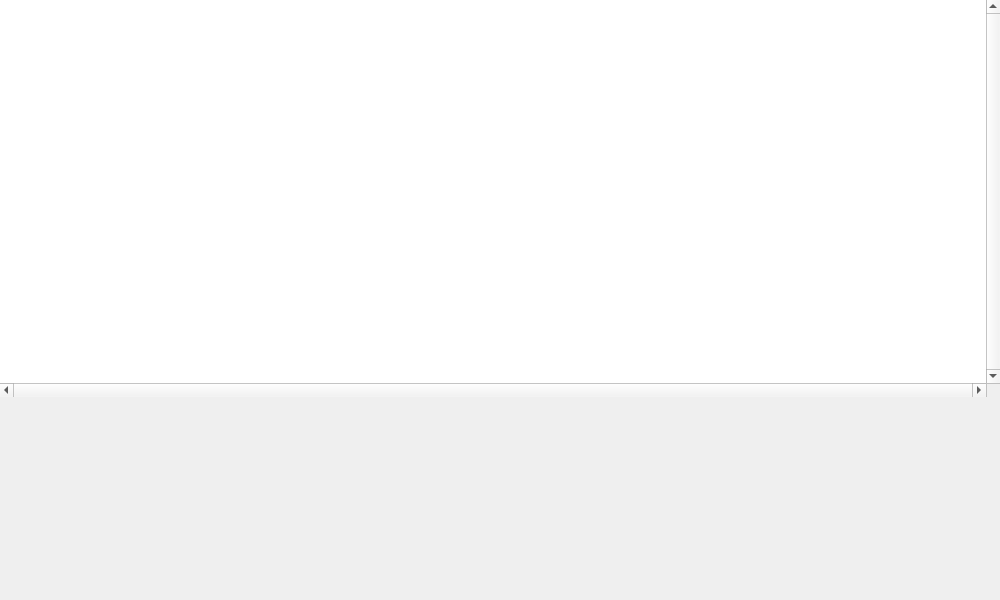
<?xml version="1.0" encoding="UTF-8"?>
<ui version="4.0">
 <class>GeoGenVisualization</class>
 <widget class="QWidget" name="GeoGenVisualization">
  <property name="enabled">
   <bool>true</bool>
  </property>
  <property name="geometry">
   <rect>
    <x>0</x>
    <y>0</y>
    <width>1000</width>
    <height>600</height>
   </rect>
  </property>
  <property name="windowTitle">
   <string>PeryiteUI - GeoGen Visualization</string>
  </property>
  <property name="windowOpacity">
   <double>1.000000000000000</double>
  </property>
  <widget class="QGraphicsView" name="FlandersMap">
   <property name="geometry">
    <rect>
     <x>0</x>
     <y>0</y>
     <width>1000</width>
     <height>397</height>
    </rect>
   </property>
   <property name="frameShape">
    <enum>QFrame::NoFrame</enum>
   </property>
   <property name="frameShadow">
    <enum>QFrame::Plain</enum>
   </property>
   <property name="lineWidth">
    <number>0</number>
   </property>
   <property name="verticalScrollBarPolicy">
    <enum>Qt::ScrollBarAlwaysOn</enum>
   </property>
   <property name="horizontalScrollBarPolicy">
    <enum>Qt::ScrollBarAlwaysOn</enum>
   </property>
  </widget>
  <widget class="QLabel" name="CircleInfoTitle">
   <property name="geometry">
    <rect>
     <x>0</x>
     <y>400</y>
     <width>1000</width>
     <height>41</height>
    </rect>
   </property>
   <property name="font">
    <font>
     <family>FreeSans</family>
     <pointsize>12</pointsize>
     <weight>75</weight>
     <bold>true</bold>
    </font>
   </property>
   <property name="text">
    <string/>
   </property>
   <property name="alignment">
    <set>Qt::AlignCenter</set>
   </property>
  </widget>
  <widget class="QLabel" name="CircleInfoText">
   <property name="geometry">
    <rect>
     <x>0</x>
     <y>440</y>
     <width>1000</width>
     <height>161</height>
    </rect>
   </property>
   <property name="font">
    <font>
     <family>FreeSans</family>
     <pointsize>10</pointsize>
     <weight>50</weight>
     <bold>false</bold>
    </font>
   </property>
   <property name="text">
    <string/>
   </property>
   <property name="alignment">
    <set>Qt::AlignCenter</set>
   </property>
  </widget>
 </widget>
 <resources/>
 <connections/>
</ui>
